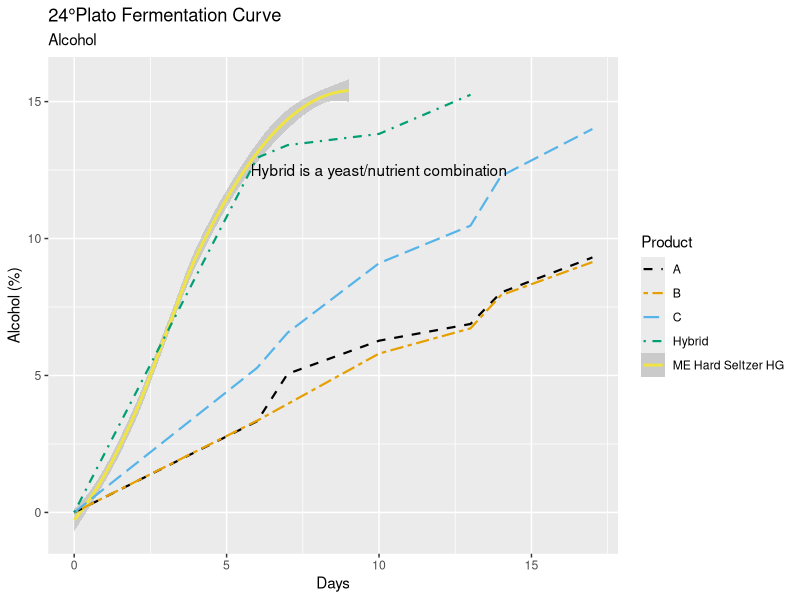
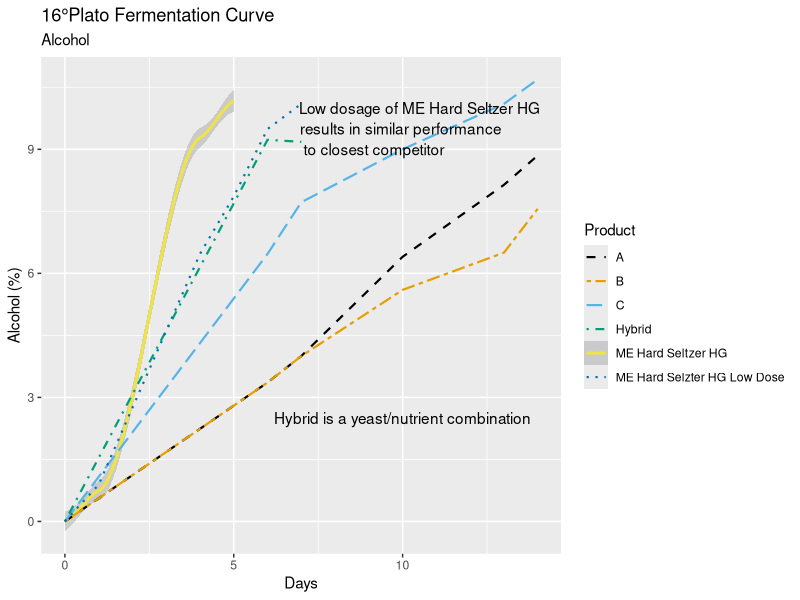
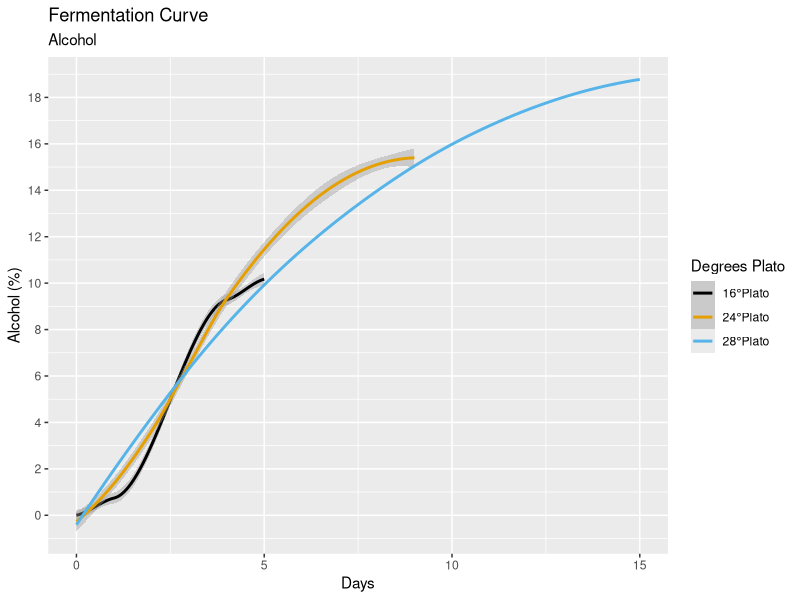
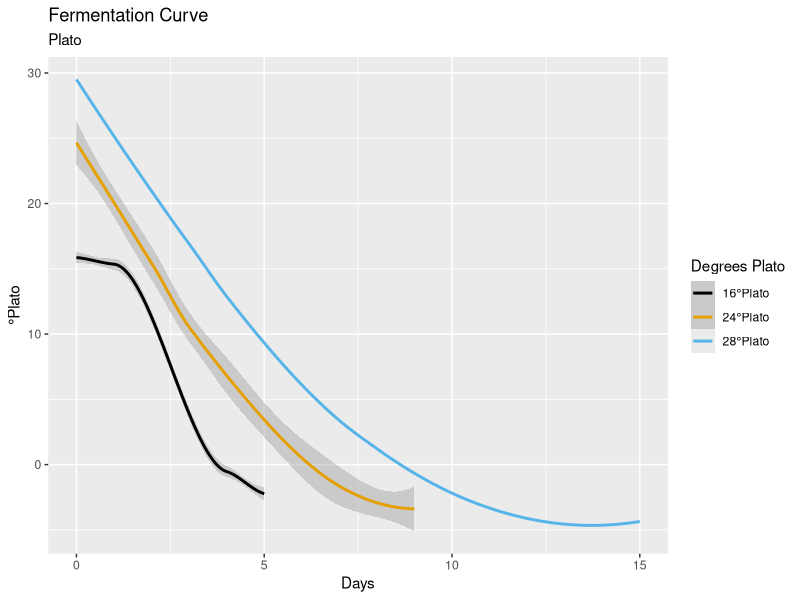
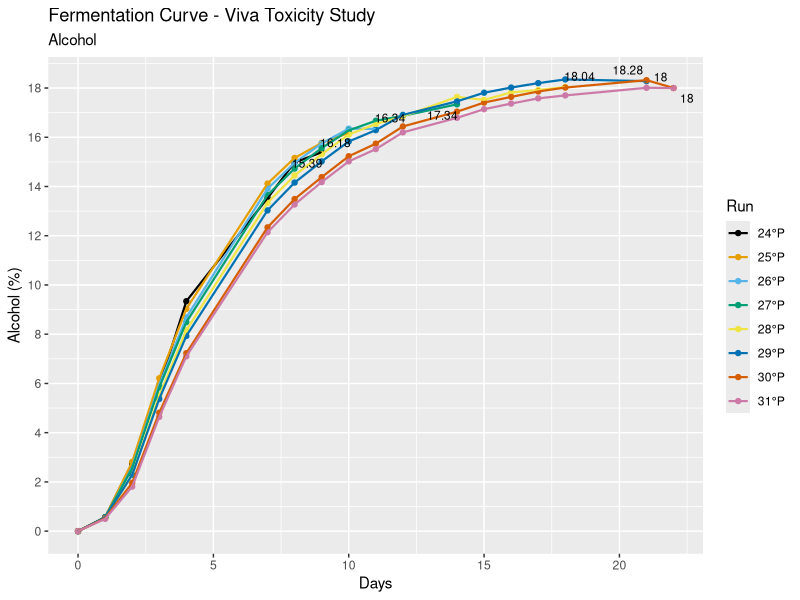
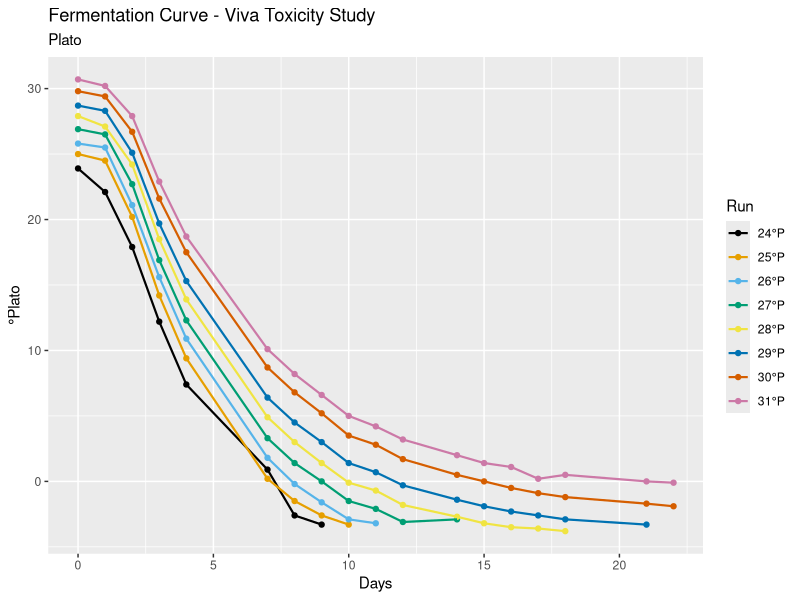
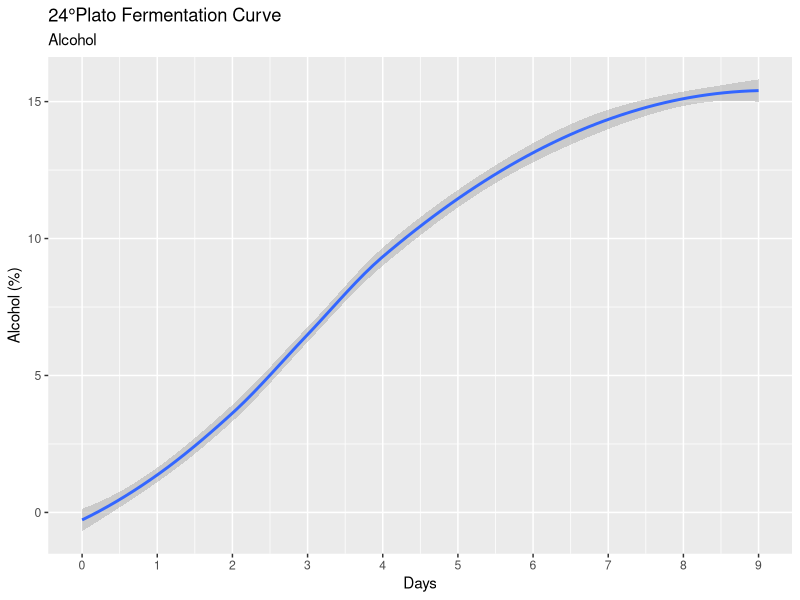
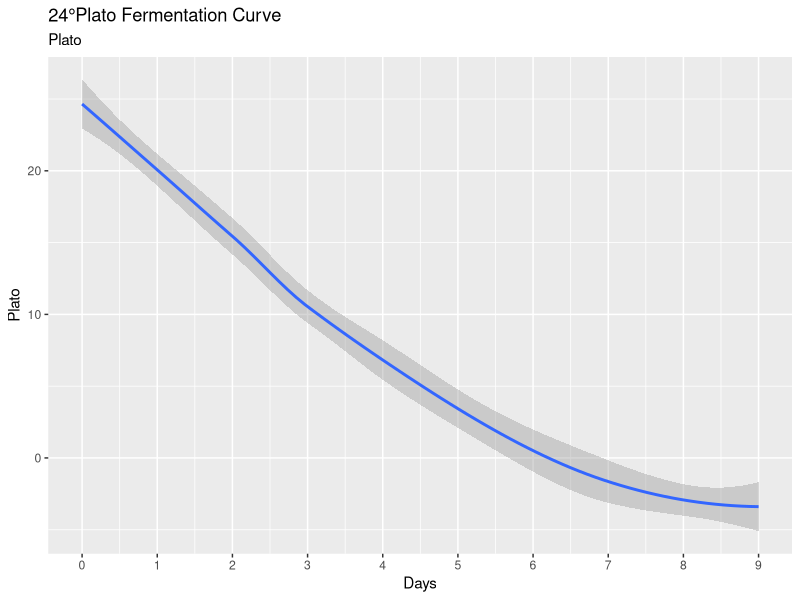

Write the R code that produced these figures, in order.
install.packages("tidyverse")
library(tidyverse)
install.packages("rmarkdown")
library(rmarkdown)
install.packages("ggrepel")
library(ggrepel)

# Loading in the csv files containing the data
plato24 <- read_csv("GFC21_003_24Plato_Data.csv")
plato16 <- read_csv("GFC21_003_16Plato_Data.csv")

# Filtering the data to contain either our products or competitors
plato24_comp <- plato24 %>% 
    filter(product %in% c("A","B","C","Hybrid"))
plato24_MEHSHG <- plato24 %>% 
    filter(product %in% c("ME Hard Seltzer HG"))
plato16_comp <- plato16 %>% 
    filter(product %in% c("A","B","C","Hybrid","ME Hard Selzter HG Low Dose"))
plato16_MEHSHG <- plato16 %>% 
    filter(product %in% c("ME Hard Seltzer HG"))

# Colorblind-friendly palette with black
cbPalette <- c("#000000", "#E69F00", "#56B4E9", "#009E73", "#F0E442", "#0072B2", "#D55E00", "#CC79A7")

# Plot looking at alcohol production between our product and competitors at 24 Plato over time
ggplot(data=plato24,aes(x=day,y=alcohol*100,color=product,linetype=product))+
    geom_smooth(data=plato24_MEHSHG)+
    geom_line(data=plato24_comp,size=.75)+
    labs(title="24°Plato Fermentation Curve",
         subtitle="Alcohol",
         x="Days",
         y="Alcohol (%)",
         colour="Product",
         linetype="Product")+
    scale_color_manual(values=cbPalette)+
    scale_linetype_manual(values=c("dashed","twodash","longdash","dotdash","solid","dotted"))+
    annotate(geom="text",x=10,y=12.5,label="Hybrid is a yeast/nutrient combination")

ggsave("24p_compreveiw_alcohol.png",width=8.5,height=5)

# Plot looking at alcohol production between our product and competitors at 16 Plato over time
ggplot(data=plato16,aes(x=day,y=alcohol*100,color=product,linetype=product))+
    geom_smooth(data=plato16_MEHSHG)+
    geom_line(data=plato16_comp,size=.75)+
    labs(title="16°Plato Fermentation Curve",
         subtitle="Alcohol",
         x="Days",
         y="Alcohol (%)",
         colour="Product",
         linetype="Product")+
    scale_color_manual(values=cbPalette)+
    scale_linetype_manual(values=c("dashed","twodash","longdash","dotdash","solid","dotted"))+
    annotate(geom="text",x=10,y=2.5,label="Hybrid is a yeast/nutrient combination")+
    annotate(geom="text",x=10.5,y=10,label="Low dosage of ME Hard Seltzer HG")+
    annotate(geom="text",x=9.95,y=9.5,label="results in similar performance")+
    annotate(geom="text",x=9.15,y=9,label="to closest competitor")

ggsave("16p_compreview_alcohol.png",width=8.5,height=5)

# Loading in the csv file containing Jasmin's 28P benchtop data
plato28 <- read_csv("GFC21_003_28Plato_Data.csv")

# Plot looking at alcohol production at 16, 24, and 28P
ggplot(data=plato28,aes(x=day,y=alcohol*100))+
    geom_smooth(data=plato16_MEHSHG,aes(color="16°Plato"))+
    geom_smooth(data=plato24_MEHSHG,aes(color="24°Plato"))+
    geom_smooth(data=plato28,aes(color="28°Plato"),se=F)+
    labs(title="Fermentation Curve",
         subtitle="Alcohol",
         x="Days",
         y="Alcohol (%)",
         colour="Degrees Plato")+
    scale_color_manual(name="Degrees Plato",
                       breaks=c("16°Plato","24°Plato","28°Plato"),
                       values=cbPalette)+
    scale_y_continuous(breaks=seq(0,21,2))

ggsave("pds_fermcurve_alcohol.png",width=8.5,height=5)

# Plot looking at plato drop at 16, 24, and 28P
ggplot(data=plato28,aes(x=day,y=plato))+
    geom_smooth(data=plato16_MEHSHG,aes(color="16°Plato"))+
    geom_smooth(data=plato24_MEHSHG,aes(color="24°Plato"))+
    geom_smooth(data=plato28,aes(color="28°Plato"),se=F)+
    labs(title="Fermentation Curve",
         subtitle="Plato",
         x="Days",
         y="°Plato",
         colour="Degrees Plato",)+
    scale_color_manual(name="Degrees Plato",
                       breaks=c("16°Plato","24°Plato","28°Plato"),
                       values=cbPalette)

ggsave("pds_fermcurve_plato.png",width=8.5,height=5)

# Loading in csv file containing data from Viva Toxicity study
toxicity <- read_csv("GFC21_003_Round3.csv")
toxic_dataend <- toxicity %>% 
    group_by(Run) %>% 
    top_n(1,Day)

# Plot looking at toxicity runs alcohol production
ggplot(data=toxicity,mapping=aes(x=Day,y=Alcohol*100))+
    geom_point(aes(color=as.factor(Run)))+
    geom_line(aes(color=as.factor(Run)),size=.75)+
    scale_color_manual(labels=c("24°P","25°P","26°P","27°P","28°P","29°P","30°P","31°P"),values=cbPalette)+
    labs(title="Fermentation Curve - Viva Toxicity Study",
         subtitle="Alcohol",
         x="Days",
         y="Alcohol (%)",
         colour="Run")+
    scale_y_continuous(breaks=seq(0,21,2))+
    geom_text_repel(aes(label=Alcohol*100),data=toxic_dataend,size=3)

ggsave("toxicity_alcohol.png",width=8.5,height=5)

# Plot looking at toxicity runs plato reduction
ggplot(data=toxicity,mapping=aes(x=Day,y=Plato))+
    geom_point(aes(color=as.factor(Run)))+
    geom_line(aes(color=as.factor(Run)),size=.75)+
    scale_color_manual(labels=c("24°P","25°P","26°P","27°P","28°P","29°P","30°P","31°P"),values=cbPalette)+
    labs(title="Fermentation Curve - Viva Toxicity Study",
         subtitle="Plato",
         x="Days",
         y="°Plato",
         colour="Run")

ggsave("toxicity_plato.png",width=8.5,height=5)

# Quick plot made at request of Nate for 3/11 meeting
ggplot(data=plato24_MEHSHG,mapping=aes(x=day,y=alcohol*100))+
    geom_smooth()+
    labs(title="24°Plato Fermentation Curve",
         subtitle="Alcohol",
         x="Days",
         y="Alcohol (%)")+
    scale_x_continuous(breaks=seq(0,10,1))

ggsave("24P_alcohol.png",width=8.5,height=5)

# 24P plot for sugar degradation
ggplot(data=plato24_MEHSHG,mapping=aes(x=day,y=plato))+
    geom_smooth()+
    labs(title="24°Plato Fermentation Curve",
         subtitle="Plato",
         x="Days",
         y="Plato")+
    scale_x_continuous(breaks=seq(0,10,1))

#filtering data to only contain 24-26 Plato Toxicity Runs
toxic_low <- toxicity %>% 
    filter(Run %in% c("33","34","35"))
toxic_low_dataend <- toxic_low %>% 
    group_by(Run) %>% 
    top_n(1,Day)

# Plot looking at alcohol production in 24-26 plato
ggplot(data=toxic_low,mapping=aes(x=Day,y=Alcohol*100))+
    geom_point(aes(color=as.factor(Run)))+
    geom_line(aes(color=as.factor(Run)),size=.75)+
    scale_color_manual(labels=c("24°P","25°P","26°P"),values=cbPalette)+
    labs(title="Fermentation Curve - Viva Toxicity Study",
         subtitle="Alcohol - 24 to 26°Plato",
         x="Days",
         y="Alcohol (%)",
         colour="Run")+
    scale_y_continuous(breaks=seq(0,21,2))+
    geom_text_repel(aes(label=Alcohol*100),data=toxic_low_dataend,size=3)

ggsave("toxic_low_alcohol.png",width=8.5,height=5)

# Plot looking at plato reduction in 24-26 plato
ggplot(data=toxic_low,mapping=aes(x=Day,y=Plato))+
    geom_point(aes(color=as.factor(Run)))+
    geom_line(aes(color=as.factor(Run)),size=.75)+
    scale_color_manual(labels=c("24°P","25°P","26°P"),values=cbPalette)+
    labs(title="Fermentation Curve - Viva Toxicity Study",
         subtitle="Plato - 24 to 26°Plato",
         x="Days",
         y="°Plato",
         colour="Run")+
    scale_y_continuous(breaks=seq(0,27,3))+
    geom_text_repel(aes(label=Plato),data=toxic_low_dataend,size=3)

ggsave("toxic_low_plato.png",width=8.5,height=5)
